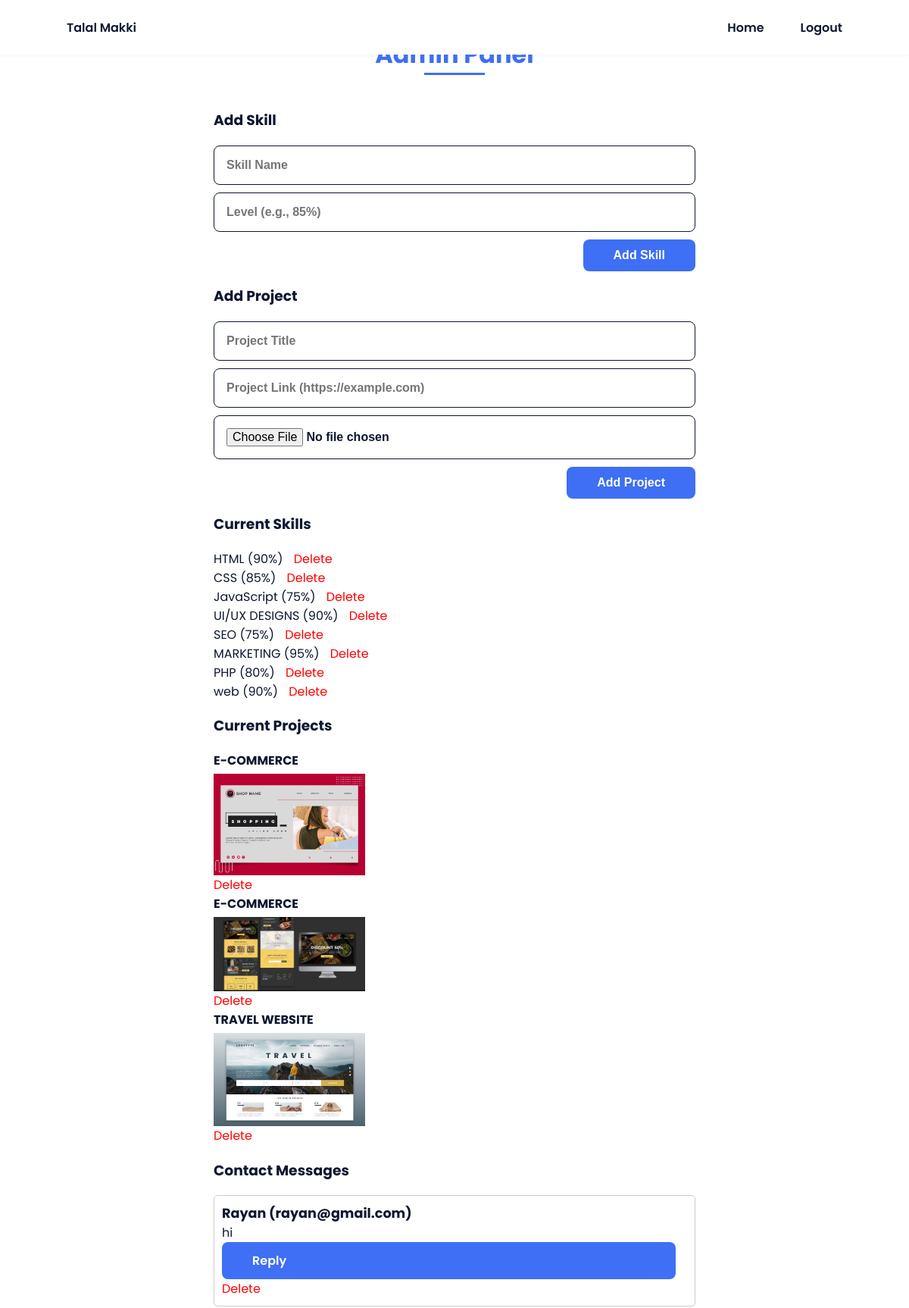
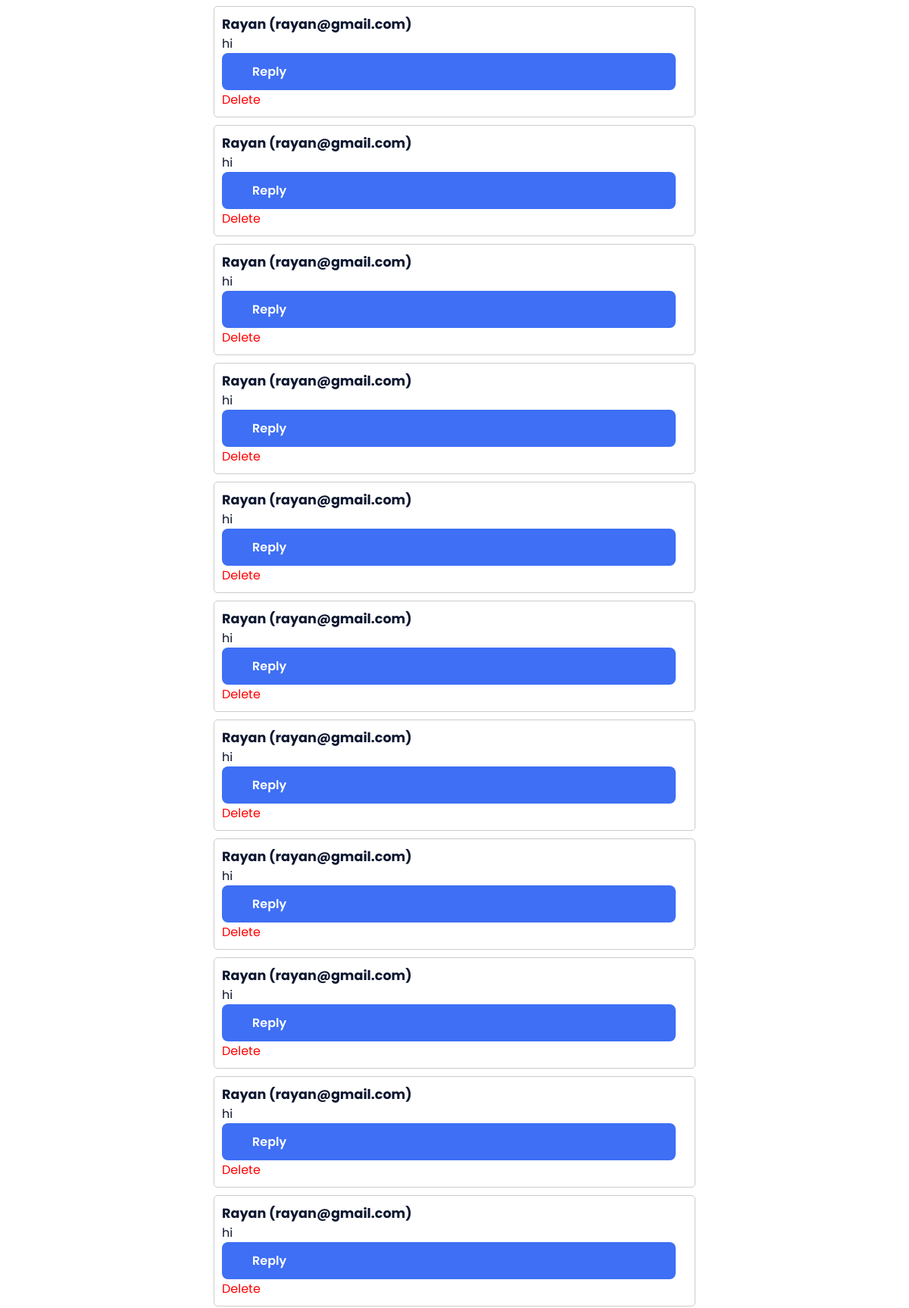
The page /admin.php (signed in, upper part) on the database its author committed (2 pictures, top to bottom).
### tables this page shows
CREATE TABLE `skills` (
  `id` int(11) NOT NULL,
  `name` varchar(255) NOT NULL,
  `level` varchar(50) NOT NULL
);

CREATE TABLE `projects` (
  `id` int(11) NOT NULL,
  `title` varchar(255) NOT NULL,
  `image` varchar(255) NOT NULL,
  `link` varchar(255) NOT NULL DEFAULT ''
);

CREATE TABLE `contact` (
  `id` int(11) NOT NULL,
  `name` varchar(255) NOT NULL,
  `email` varchar(255) NOT NULL,
  `message` text NOT NULL
);

### admin.php (the view, shortened to what this page needs)
<?php
$host = "localhost";
$user = "root";
$password = "";
$dbname = "portfolio";
$conn = new mysqli($host, $user, $password, $dbname);
$skills = $conn->query("SELECT * FROM skills");
$projects = $conn->query("SELECT * FROM projects");
$messages = $conn->query("SELECT * FROM contact ORDER BY id DESC");
?>
<!DOCTYPE html>
<html lang="en">
<head>
    <link rel="stylesheet" href="assets/css/styles.css" />
    <link href="https://cdn.jsdelivr.net/npm/boxicons@2.0.5/css/boxicons.min.css" rel="stylesheet" />
</head>
<body>
<header class="l-header">
    <nav class="nav bd-grid">
        <div><a href="index.php" class="nav__logo">Talal Makki</a></div>
        <div class="nav__menu" id="nav-menu">
            <ul class="nav__list">
                <li class="nav__item"><a href="index.php#home" class="nav__link">Home</a></li>
                <?php if (isset($_SESSION['admin'])): ?>
                    <li class="nav__item"><a href="admin.php?logout=1" class="nav__link">Logout</a></li>
                <?php endif; ?>
            </ul>
        </div>
    </nav>
</header>
<main class="l-main" style="padding: 2rem; max-width: 700px; margin: auto;">
    <?php if (!isset($_SESSION['admin'])): ?>
        <h2 class="section-title">Admin Login</h2>
        <form method="POST" style="max-width:300px; margin:auto;">
            <input type="text" name="username" placeholder="Username" class="contact__input" required>
            <input type="password" name="password" placeholder="Password" class="contact__input" required>
            <input type="submit" name="login" value="Login" class="contact__button button">
        </form>
    <?php else: ?>
        <h2 class="section-title">Admin Panel</h2>
        <h3>Add Skill</h3>
        <form method="POST">
            <input type="text" name="skill_name" placeholder="Skill Name" class="contact__input" required>
            <input type="text" name="skill_level" placeholder="Level (e.g., 85%)" class="contact__input" required>
            <input type="submit" name="add_skill" value="Add Skill" class="contact__button button">
        </form>
        <h3>Add Project</h3>
        <form method="POST" enctype="multipart/form-data">
            <input type="text" name="proj_title" placeholder="Project Title" class="contact__input" required>
            <input type="url" name="proj_link" placeholder="Project Link (https://example.com)" class="contact__input" required>
            <input type="file" name="proj_image" accept="image/*" class="contact__input" required>
            <input type="submit" name="add_project" value="Add Project" class="contact__button button">
        </form>
        <h3>Current Skills</h3>
        <ul>
            <?php foreach ($skills as $r): ?>
                <li>
                    <?php echo htmlspecialchars($r['name']) . " (" . htmlspecialchars($r['level']) . ")"; ?>
                    <a href="?delete_skill=<?php echo $r['id']; ?>" style="color:red; margin-left:10px;" onclick="return confirm('Delete skill <?php echo htmlspecialchars($r['name']); ?>?');">Delete</a>
                </li>
            <?php endforeach; ?>
        </ul>
        <h3>Current Projects</h3>
        <ul>
            <?php foreach ($projects as $r): ?>
                <li>
                    <strong><?php echo htmlspecialchars($r['title']); ?></strong><br>
                    <a href="<?php echo htmlspecialchars($r['link']); ?>" target="_blank" rel="noopener noreferrer">
                        <img src="uploads/<?php echo htmlspecialchars($r['image']); ?>" class="project-image" alt="Project Image">
                    </a>
                    <a href="?delete_project=<?php echo $r['id']; ?>" style="color:red;" onclick="return confirm('Delete project <?php echo htmlspecialchars($r['title']); ?>?');">Delete</a>
                </li>
            <?php endforeach; ?>
        </ul>
        <h3>Contact Messages</h3>
        <?php if ($messages->num_rows > 0): ?>
            <ul class="messages-list">
                <?php while ($msg = $messages->fetch_assoc()): ?>
                    <li>
                        <strong><?php echo htmlspecialchars($msg['name']); ?> (<?php echo htmlspecialchars($msg['email']); ?>)</strong><br>
                        <p><?php echo nl2br(htmlspecialchars($msg['message'])); ?></p>
                        <a href="mailto:<?php echo htmlspecialchars($msg['email']); ?>" class="contact__button button">Reply</a>
                        <a href="?delete_message=<?php echo $msg['id']; ?>" style="color:red;" onclick="return confirm('Delete this message?');">Delete</a>
                    </li>
                <?php endwhile; ?>
            </ul>
        <?php else: ?>
            <p>No messages found.</p>
        <?php endif; ?>
    <?php endif; ?>
</main>
</body>
</html>

### assets/css/styles.css (style rules this page uses)
:root { --header-height: 3rem; --font-semi: 600; --hue-color: 224; --first-color: hsl(var(--hue-color), 89%, 60%); --second-color: hsl(var(--hue-color), 56%, 12%); --body-font: "Poppins", sans-serif; --big-font-size: 2rem; --h2-font-size: 1.25rem; --normal-font-size: .938rem; --smaller-font-size: .75rem; --mb-2: 1rem; --mb-4: 2rem; --mb-5: 2.5rem; --mb-6: 3rem; --z-back: -10; --z-fixed: 100; }
@media screen and (min-width: 968px) { :root { --big-font-size: 3.5rem; --h2-font-size: 2rem; --normal-font-size: 1rem; --smaller-font-size: .875rem; } }
html { scroll-behavior: smooth; }
body { margin: var(--header-height) 0 0 0; font-family: var(--body-font); font-size: var(--normal-font-size); color: var(--second-color); }
h1, h2, p { margin: 0; }
ul { margin: 0; padding: 0; list-style: none; }
a { text-decoration: none; }
img { max-width: 100%; height: auto; display: block; }
.section-title { position: relative; font-size: var(--h2-font-size); color: var(--first-color); margin-top: var(--mb-2); margin-bottom: var(--mb-4); text-align: center; }
.section-title::after { position: absolute; content: ""; width: 64px; height: 0.18rem; left: 0; right: 0; margin: auto; top: 2rem; background-color: var(--first-color); }
.bd-grid { max-width: 1024px; display: grid; margin-left: var(--mb-2); margin-right: var(--mb-2); }
.l-header { width: 100%; position: fixed; top: 0; left: 0; z-index: var(--z-fixed); background-color: #fff; box-shadow: 0 1px 4px rgba(146, 161, 176, 0.15); }
.nav { height: var(--header-height); display: flex; justify-content: space-between; align-items: center; font-weight: var(--font-semi); }
.nav__item { margin-bottom: var(--mb-4); }
.nav__link { position: relative; color: #fff; }
.nav__logo { color: var(--second-color); }
.button { display: inline-block; background-color: var(--first-color); color: #fff; padding: 0.75rem 2.5rem; font-weight: var(--font-semi); border-radius: 0.5rem; transition: 0.3s; }
.contact__input { width: 100%; font-size: var(--normal-font-size); font-weight: var(--font-semi); padding: 1rem; border-radius: 0.5rem; border: 1.5px solid var(--second-color); outline: none; margin-bottom: var(--mb-4); }
.contact__button { display: block; border: none; outline: none; font-size: var(--normal-font-size); cursor: pointer; margin-left: auto; }
@media screen and (min-width: 768px) { body { margin: 0; } }
@media screen and (min-width: 768px) { .section-title { margin-bottom: var(--mb-6); } }
@media screen and (min-width: 768px) { .section-title::after { width: 80px; top: 3rem; } }
@media screen and (min-width: 768px) { .nav { height: calc(var(--header-height) + 1.5rem); } }
@media screen and (min-width: 768px) { .nav__list { display: flex; padding-top: 0; } }
@media screen and (min-width: 768px) { .nav__item { margin-left: var(--mb-6); margin-bottom: 0; } }
@media screen and (min-width: 768px) { .nav__link { color: var(--second-color); } }
@media screen and (min-width: 992px) { .bd-grid { margin-left: auto; margin-right: auto; } }

### admin.php (style rules this page uses)
.project-image { max-width: 200px; height: auto; display: block; margin-top: 5px; }
input.contact__input { margin-bottom: 10px; }
ul.messages-list { list-style: none; padding: 0; }
ul.messages-list li { border: 1px solid #ccc; padding: 10px; margin-bottom: 10px; border-radius: 5px; }
ul.messages-list li strong { font-size: 1.1em; }
ul.messages-list li a { margin-right: 15px; }

### rows shown on the page
skills: name "HTML", level "90%"
skills: name "CSS", level "85%"
skills: name "JavaScript", level "75%"
skills: name "UI/UX DESIGNS", level "90%"
skills: name "SEO", level "75%"
skills: name "MARKETING", level "95%"
skills: name "PHP", level "80%"
skills: name "web", level "90%"
projects: title "E-COMMERCE", image (picture)
projects: title "E-COMMERCE", image (picture)
projects: title "TRAVEL WEBSITE", image (picture)
contact: name "Rayan", email "rayan@gmail.com", message "hi"
contact: name "Rayan", email "rayan@gmail.com", message "hi"
contact: name "Rayan", email "rayan@gmail.com", message "hi"
contact: name "Rayan", email "rayan@gmail.com", message "hi"
contact: name "Rayan", email "rayan@gmail.com", message "hi"
contact: name "Rayan", email "rayan@gmail.com", message "hi"
contact: name "Rayan", email "rayan@gmail.com", message "hi"
contact: name "Rayan", email "rayan@gmail.com", message "hi"
contact: name "Rayan", email "rayan@gmail.com", message "hi"
contact: name "Rayan", email "rayan@gmail.com", message "hi"
contact: name "Rayan", email "rayan@gmail.com", message "hi"
contact: name "Rayan", email "rayan@gmail.com", message "hi"
